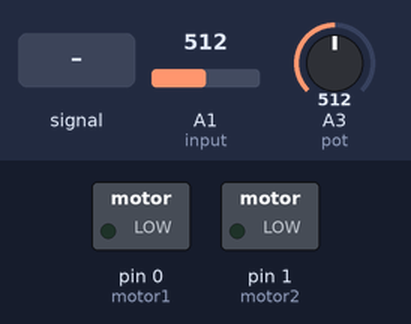
Bench run of a sketch on a simulated Arduino Uno, built with avr-gcc and run on an emulated ATmega328P. Shown: switched loads named in the sketch (green lamp = pin HIGH). The inputs (shaded band) are chosen by the test bench; at power-on: A1 (input) = 512, A3 (pot) = 512.

Above: at 1.2 s.
1.3 s: A1 (input) fed a 200 Hz sine of ±81 counts around its level
At 2.2 s:
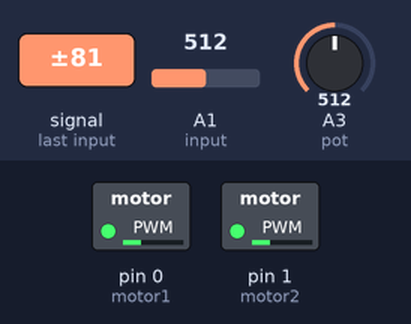
4.3 s: A1 (input) set to 716
At 4.7 s:
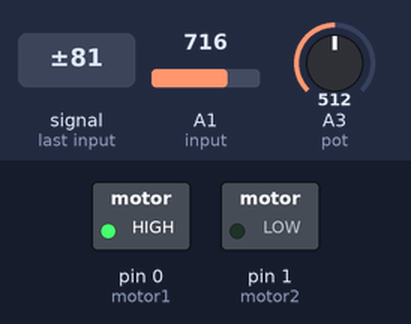
5.8 s: A3 (pot) set to 660
7.3 s: A3 (pot) set to 683
At 7.6 s:
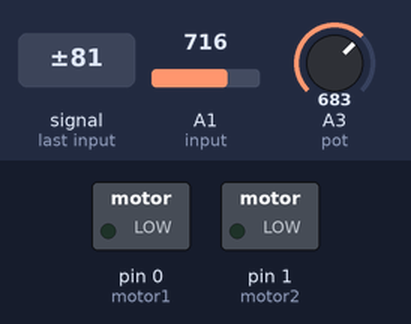
8.8 s: A1 (input) set to 649
10.3 s: A1 (input) set to 622
At 11.0 s:
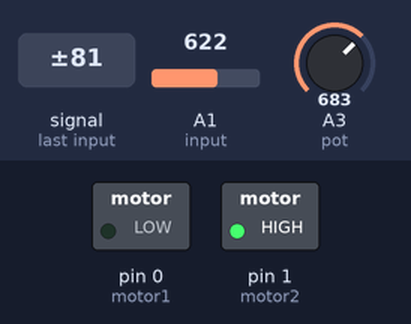
Timing chart, 0 to 12.8 s (numbered marks = the images above; inputs shaded):
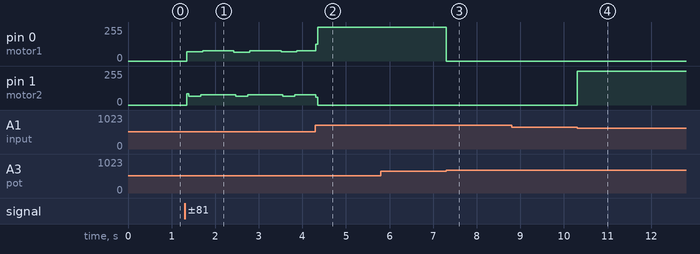

Measured:
- the behaviour switches between 666 and 667 on A3 (pot) (found by bisection; images 2 and 3)
- the behaviour switches between 635 and 634 on A1 (input) (found by bisection; images 3 and 4)
- after the input at 1.3 s, pin 0 (motor1): 0/255 → 68/255 after 0.05 s, → 76/255 0.36 s later, → 66/255 0.72 s later, → 76/255 0.36 s later, … (6 changes in this stretch); pin 1 (motor2): 0/255 → 66/255 after 0.05 s, → 76/255 0.32 s later, → 66/255 0.80 s later, → 78/255 0.28 s later, … (6 changes in this stretch)
- after the input at 5.8 s, every drawn part: stays the same
- after the input at 7.3 s, pin 0 (motor1): 255/255 → 0/255 at once
- after the input at 8.8 s, every drawn part: stays the same
- after the input at 10.3 s, pin 1 (motor2): 0/255 → 255/255 at once

The sketch:

SERVOCONTROLLER.ino
```cpp
// Error value
int prevoffset;
int offset;
// Pins for the half bridge
int motor1 = 0;
int motor2 = 1;
// Pin for the potentiometer
int pot = A3;
// Pin for the signal
int input = A1;
// Inputted angle
int setangle = 0;
// Time measurements
int previousTime = 0;
int currentTime;
// Delta time used for integration and differentiation
int elapsedTime;
// PID gains for controller
int P = 10;
int I = 1/100;
int D = 0;
void setup() {
  // Setting the timer/counter 0 registers to enable fast PWM mode with no prescalar
  TCCR0A = 2<<COM0A0 | 2<<COM0B0 | 3<<WGM00;
  TCCR0B = 0<<WGM02 | 1<<CS00;
  // Defining pin states
  pinMode(input, INPUT);
  pinMode(pot, INPUT);
  pinMode(motor1, OUTPUT);
  pinMode(motor2, OUTPUT);
}
// Function for running the servo motor
int servo_run(int offset){
  // Calculates delta time
  currentTime = millis();
  elapsedTime = currentTime - previousTime;
  previousTime = currentTime;
  // Calculates the motor correction using PID gains given
  // Present response
  int present = P*offset;
  // Past response
  int past = I*offset*elapsedTime;
  // Future response
  int future = D*(offset-prevoffset)/elapsedTime;
  // Saturates the PID output and scales it to match the
  offset = present + past + future;
  offset = constrain(offset,-980,980);
  offset = map(offset,-980,980,-255,255);
  // Applies the PID output to the half bridge
  if(offset>0){
    analogWrite(motor2,0);
    analogWrite(motor1,abs(offset));
  }
  else if(offset<0){
    analogWrite(motor2,abs(offset));
    analogWrite(motor1,0);
  }
  else if(offset==0){
    analogWrite(motor1,0);
    analogWrite(motor2,0);
  }
  return offset;
}
void loop() {
  // Calculates the error and then runs the servo
  setangle = analogRead(input);
  offset = setangle-analogRead(pot);
  offset = servo_run(offset);
  prevoffset = offset;
}
```
